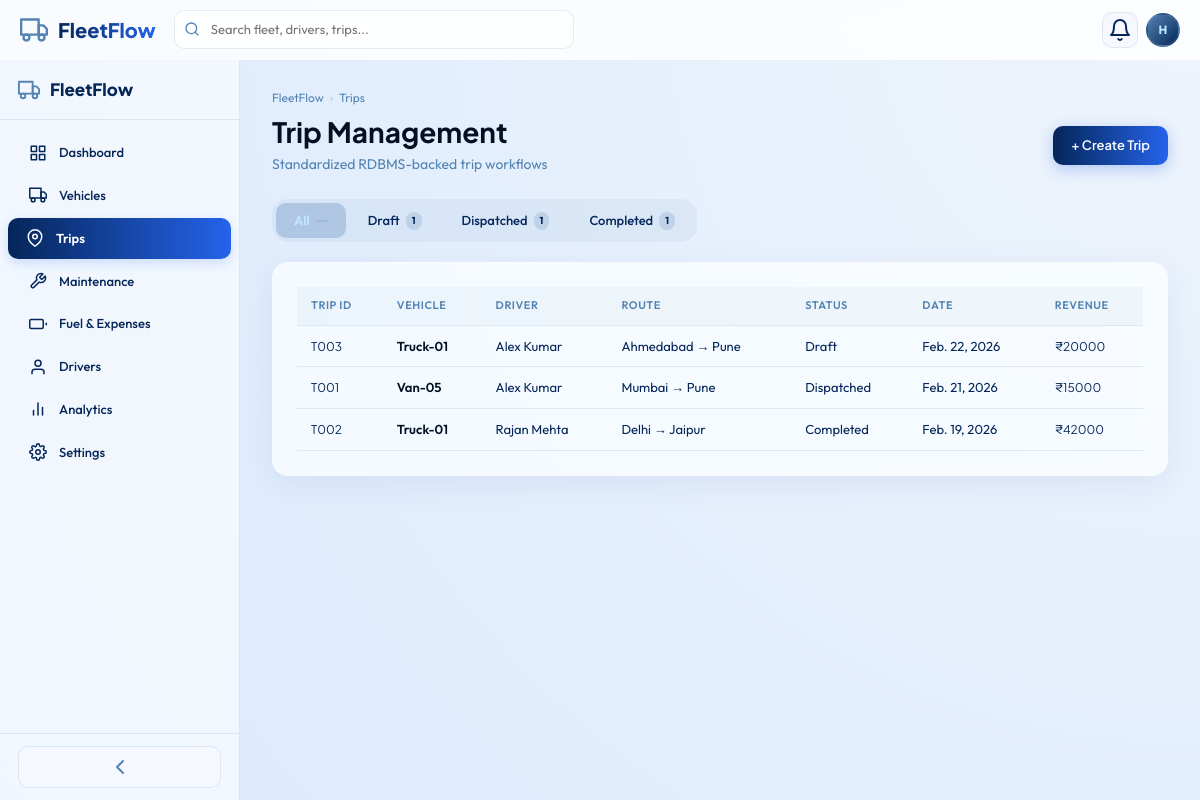
The page /trips/ (signed in) on the database its author committed.
### app/models.py (models this page shows, shortened)
class Trip(models.Model):
    STATUS_CHOICES = [
        ('Draft', 'Draft'),
        ('Dispatched', 'Dispatched'),
        ('Completed', 'Completed'),
        ('Cancelled', 'Cancelled'),
    ]
    tid = models.CharField(max_length=10, unique=True, editable=False)
    vehicle = models.ForeignKey(Vehicle, on_delete=models.PROTECT, related_name='trips')
    driver = models.ForeignKey(Driver, on_delete=models.PROTECT, related_name='trips')
    origin = models.CharField(max_length=100)
    destination = models.CharField(max_length=100)
    region = models.ForeignKey(Region, on_delete=models.PROTECT, related_name='trips')
    cargo_weight = models.PositiveIntegerField()
    cargo_desc = models.TextField(blank=True, default='')
    status = models.CharField(max_length=15, choices=STATUS_CHOICES, default='Draft')
    date = models.DateField()
    odometer_start = models.PositiveIntegerField(default=0)
    odometer_end = models.PositiveIntegerField(null=True, blank=True)
    revenue = models.PositiveIntegerField(default=0)
    created_at = models.DateTimeField(auto_now_add=True)
    class Meta:
        ordering = ['-date', '-tid']

class Vehicle(models.Model):
    STATUS_CHOICES = [
        ('Available', 'Available'),
        ('On Trip', 'On Trip'),
        ('In Shop', 'In Shop'),
        ('Retired', 'Retired'),
    ]
    vid = models.CharField(max_length=10, unique=True, editable=False)
    name = models.CharField(max_length=100)
    model_name = models.CharField(max_length=100)
    plate = models.CharField(max_length=30, unique=True)
    vehicle_type = models.ForeignKey(VehicleType, on_delete=models.PROTECT, related_name='vehicles')
    capacity = models.PositiveIntegerField(help_text='Max load in kg')
    odometer = models.PositiveIntegerField(default=0)
    acquisition_cost = models.PositiveIntegerField(default=0)
    status = models.CharField(max_length=15, choices=STATUS_CHOICES, default='Available')
    region = models.ForeignKey(Region, on_delete=models.PROTECT, related_name='vehicles')
    created_at = models.DateTimeField(auto_now_add=True)
    class Meta:
        ordering = ['vid']

class Driver(models.Model):
    STATUS_CHOICES = [
        ('Available', 'Available'),
        ('On Duty', 'On Duty'),
        ('Off Duty', 'Off Duty'),
        ('Suspended', 'Suspended'),
    ]
    did = models.CharField(max_length=10, unique=True, editable=False)
    name = models.CharField(max_length=100)
    license_no = models.CharField(max_length=30, unique=True)
    expiry = models.DateField()
    phone = models.CharField(max_length=15)
    status = models.CharField(max_length=15, choices=STATUS_CHOICES, default='Available')
    trips_count = models.PositiveIntegerField(default=0)
    safety = models.PositiveIntegerField(default=80)
    address = models.CharField(max_length=200, blank=True, default='')
    emergency = models.CharField(max_length=15, blank=True, default='')
    joining = models.DateField(null=True, blank=True)
    created_at = models.DateTimeField(auto_now_add=True)
    class Meta:
        ordering = ['did']

### app/views.py (the view, shortened to what this page needs)
# urls.py: path('trips/', views.trips, name='trips'),
@login_required
def trips(request):
    trips_list = Trip.objects.all().select_related('vehicle', 'driver', 'region')
    status_filter = request.GET.get('status')
    if status_filter and status_filter != 'All':
        trips_list = trips_list.filter(status=status_filter)
    context = {
        'active_page': 'trips',
        'trips': trips_list,
        'draft_count': Trip.objects.filter(status='Draft').count(),
        'dispatched_count': Trip.objects.filter(status='Dispatched').count(),
        'completed_count': Trip.objects.filter(status='Completed').count(),
        'cancelled_count': Trip.objects.filter(status='Cancelled').count(),
        'available_vehicles': Vehicle.objects.filter(status='Available'),
        'available_drivers': Driver.objects.filter(status='Available'),
        'regions': Region.objects.all(), # Added regions to context
    }
    return render(request, 'app/trips.html', context)

### app/templates/app/trips.html (shortened to what this page needs)
{% extends 'app/base.html' %}
{% load static %}
{% block content %}
<div class="page-header">
    <div class="breadcrumb"><a href="{% url 'dashboard' %}">FleetFlow</a><span class="sep">›</span><span>Trips</span></div>
    <div class="page-header-row">
        <div>
            <h1>Trip Management</h1>
            <p class="page-subtitle">Standardized RDBMS-backed trip workflows</p>
        </div>
        <button class="btn btn-primary" onclick="openCreateTrip()">+ Create Trip</button>
    </div>
</div>
<div class="tabs" style="margin-bottom:20px">
    <a href="?status=All" class="tab {% if not request.GET.status or request.GET.status == 'All' %}active{% endif %}">All <span class="tab-badge">{{ all_trips_count }}</span></a>
    <a href="?status=Draft" class="tab {% if request.GET.status == 'Draft' %}active{% endif %}">Draft <span class="tab-badge">{{ draft_count }}</span></a>
    <a href="?status=Dispatched" class="tab {% if request.GET.status == 'Dispatched' %}active{% endif %}">Dispatched <span class="tab-badge">{{ dispatched_count }}</span></a>
    <a href="?status=Completed" class="tab {% if request.GET.status == 'Completed' %}active{% endif %}">Completed <span class="tab-badge">{{ completed_count }}</span></a>
</div>
<div class="glass-card" style="padding:24px">
    <div class="table-responsive">
        <table class="data-table">
            <thead>
                <tr>
                    <th>Trip ID</th>
                    <th>Vehicle</th>
                    <th>Driver</th>
                    <th>Route</th>
                    <th>Status</th>
                    <th>Date</th>
                    <th>Revenue</th>
                </tr>
            </thead>
            <tbody>
                {% for t in trips %}
                <tr>
                    <td><span class="cell-mono">{{ t.tid }}</span></td>
                    <td><span class="cell-primary">{{ t.vehicle.name }}</span></td>
                    <td>{{ t.driver.name }}</td>
                    <td>{{ t.origin }} → {{ t.destination }}</td>
                    <td>
                        <span class="status-pill
                            {% if t.status == 'Draft' %}status-draft
                            {% elif t.status == 'Dispatched' %}status-ontrip
                            {% elif t.status == 'Completed' %}status-available
                            {% endif %}">
                            {{ t.status }}
                        </span>
                    </td>
                    <td>{{ t.date }}</td>
                    <td><span class="cell-mono">₹{{ t.revenue }}</span></td>
                </tr>
                {% empty %}
                <tr><td colspan="7" style="text-align:center;padding:40px;">No trips found.</td></tr>
                {% endfor %}
            </tbody>
        </table>
    </div>
</div>
{% endblock %}

### app/templates/app/base.html (shortened to what this page needs)
{% load static %}
<!DOCTYPE html>
<html lang="en">
<head>
    <link rel="stylesheet" href="{% static 'css/styles.css' %}">
    <link rel="stylesheet" href="{% static 'css/premium.css' %}">
</head>
<body>
    <div id="app">
        <nav id="navbar">
            <a href="{% url 'dashboard' %}" class="navbar-logo">
                <i data-feather="truck"></i>
                <span>FleetFlow</span>
            </a>
            <div class="navbar-search">
                <i data-feather="search"></i>
                <input type="text" placeholder="Search fleet, drivers, trips..." id="global-search"
                    aria-label="Global search" autocomplete="off">
            </div>
            <div class="navbar-right">
                <div style="position:relative">
                    <button class="nav-btn" id="notif-btn" aria-label="Notifications">
                        <i data-feather="bell"></i>
                    </button>
                </div>
                <div style="position:relative">
                    <div class="user-avatar" id="user-avatar" title="User menu">{{ request.user.username|make_list|first|upper }}</div>
                </div>
            </div>
        </nav>
        <div id="app-body">
            <aside id="sidebar">
                <div class="sidebar-header">
                    <i data-feather="truck"></i>
                    <span class="sidebar-header-text">FleetFlow</span>
                </div>
                <nav class="sidebar-nav">
                    <a href="{% url 'dashboard' %}"
                        class="nav-item {% if active_page == 'dashboard' %}active{% endif %}" data-page="dashboard">
                        <i data-feather="grid"></i>
                        <span class="nav-label">Dashboard</span>
                    </a>
                    <a href="{% url 'vehicles' %}" class="nav-item {% if active_page == 'vehicles' %}active{% endif %}"
                        data-page="vehicles">
                        <i data-feather="truck"></i>
                        <span class="nav-label">Vehicles</span>
                    </a>
                    <a href="{% url 'trips' %}" class="nav-item {% if active_page == 'trips' %}active{% endif %}"
                        data-page="trips">
                        <i data-feather="map-pin"></i>
                        <span class="nav-label">Trips</span>
                    </a>
                    <a href="{% url 'maintenance' %}"
                        class="nav-item {% if active_page == 'maintenance' %}active{% endif %}" data-page="maintenance">
                        <i data-feather="tool"></i>
                        <span class="nav-label">Maintenance</span>
                    </a>
                    <a href="{% url 'expenses' %}" class="nav-item {% if active_page == 'expenses' %}active{% endif %}"
                        data-page="expenses">
                        <i data-feather="battery"></i>
                        <span class="nav-label">Fuel &amp; Expenses</span>
                    </a>
                    <a href="{% url 'drivers' %}" class="nav-item {% if active_page == 'drivers' %}active{% endif %}"
                        data-page="drivers">
                        <i data-feather="user"></i>
                        <span class="nav-label">Drivers</span>
                    </a>
                    <a href="{% url 'analytics' %}"
                        class="nav-item {% if active_page == 'analytics' %}active{% endif %}" data-page="analytics">
                        <i data-feather="bar-chart-2"></i>
                        <span class="nav-label">Analytics</span>
                    </a>
                    <a href="{% url 'settings' %}" class="nav-item {% if active_page == 'settings' %}active{% endif %}"
                        data-page="settings">
                        <i data-feather="settings"></i>
                        <span class="nav-label">Settings</span>
                    </a>
                </nav>
                <div class="sidebar-footer">
                    <button class="sidebar-toggle" onclick="toggleSidebarCollapse()" aria-label="Collapse sidebar">
                        <i data-feather="chevron-left"></i>
                    </button>
                </div>
            </aside>
            <main id="main-content">
                {% block content %}{% endblock %}
            </main>
        </div>
    </div>
</body>
</html>

### app/static/css/premium.css (style rules this page uses)
:root { --glass-bg: rgba(255, 255, 255, 0.7); --glass-border: rgba(255, 255, 255, 0.2); --premium-gradient: linear-gradient(135deg, #052659 0%, #5483b3 100%); --accent-gradient: linear-gradient(90deg, #052659 0%, #2563eb 100%); }
body { background: radial-gradient(circle at top right, #eef4fb, #dbeafe); font-family: "Outfit", "Plus Jakarta Sans", sans-serif !important; }
.glass-card { background: var(--glass-bg); backdrop-filter: blur(12px) saturate(180%); -webkit-backdrop-filter: blur(12px) saturate(180%); border: 1px solid var(--glass-border) !important; box-shadow: 0 8px 32px 0 rgba(31, 38, 135, 0.07) !important; }
#navbar { background: rgba(255, 255, 255, 0.8) !important; backdrop-filter: blur(20px) !important; border-bottom: 1px solid rgba(255, 255, 255, 0.3) !important; }
.navbar-logo span { background: var(--accent-gradient) !important; -webkit-background-clip: text !important; -webkit-text-fill-color: transparent !important; background-clip: text !important; }
#sidebar { background: rgba(255, 255, 255, 0.6) !important; backdrop-filter: blur(20px) !important; }
.nav-item { transition: all 0.3s cubic-bezier(0.4, 0, 0.2, 1) !important; }
.nav-item.active { background: var(--accent-gradient) !important; color: white !important; border-left: none !important; box-shadow: 0 4px 12px rgba(37, 99, 235, 0.2); }
.data-table thead th { background: rgba(84, 131, 179, 0.05) !important; text-transform: uppercase; font-size: 11px; letter-spacing: 0.05em; }
.data-table tr { transition: all 0.2s !important; }
.btn-primary { background: var(--accent-gradient) !important; border: none !important; box-shadow: 0 4px 15px rgba(37, 99, 235, 0.3); transition: all 0.3s !important; color: white !important; }

### rows shown on the page
Trip: tid "T003", vehicle.name "Truck-01", driver.name "Alex Kumar", origin "Ahmedabad", destination "Pune", status "Draft", date "Feb. 22, 2026", revenue "20000"
Trip: tid "T001", vehicle.name "Van-05", driver.name "Alex Kumar", origin "Mumbai", destination "Pune", status "Dispatched", date "Feb. 21, 2026", revenue "15000"
Trip: tid "T002", vehicle.name "Truck-01", driver.name "Rajan Mehta", origin "Delhi", destination "Jaipur", status "Completed", date "Feb. 19, 2026", revenue "42000"

### other values the page prints
{{ request.user.username|make_list|first|upper }} "H"
{{ draft_count }} "1"
{{ dispatched_count }} "1"
{{ completed_count }} "1"
